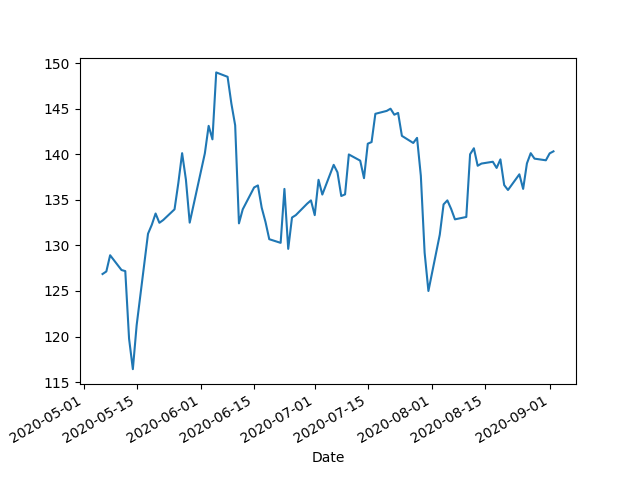

This figure's Python source:
# pip install datareader

import pandas as pd
pd.core.common.is_list_like = pd.api.types.is_list_like

# quandl api explore
import quandl
from datetime import datetime, timedelta
import matplotlib.pyplot as plt


quandl.ApiConfig.api_key = "3EqmDkmVfcBhx79FTSbd"
end = datetime.now()
start = end - timedelta(days=120)


mydata2 = quandl.get('FSE/VOW3_X', start_date = start, end_date = end)
f = mydata2.reset_index()


plt.figure(1)
f = pd.Series(f.Close.values,f.Date)
f.plot()


plt.show()
